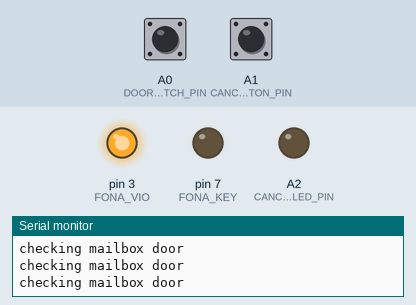
A program run on a simulated Arduino Uno, built with avr-gcc and run on an emulated ATmega328P. On the bench: output pins drawn as LEDs (lit = HIGH), the last lines printed to the serial monitor. Dashed ring = blinking. The inputs (shaded band) are chosen by the test bench; at power-on: A0 (DOOR_SWITCH_PIN) HIGH, A1 (CANCEL_BUTTON_PIN) HIGH. The modem accepts every AT command (registered, SIM ready, sends succeed) and sends nothing else; pins used as bus, display or sensor lines are not drawn.

Above: at 2.8 s.
2.9 s: A0 (DOOR_SWITCH_PIN) pulled LOW for 0.25 s
At 3.5 s:
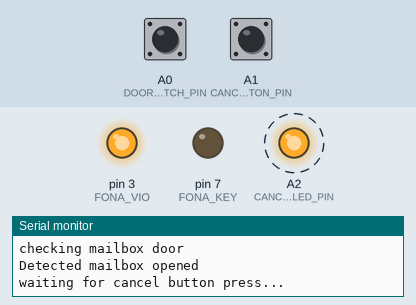
6.1 s: A1 (CANCEL_BUTTON_PIN) pulled LOW for 0.25 s
At 7.2 s:
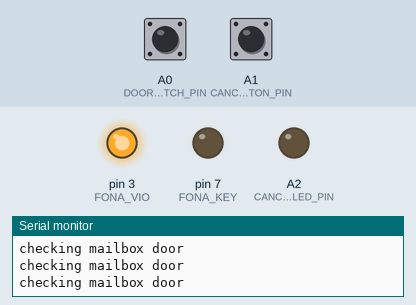
7.8 s: A0 (DOOR_SWITCH_PIN) pulled LOW for 1 s
At 11.7 s:
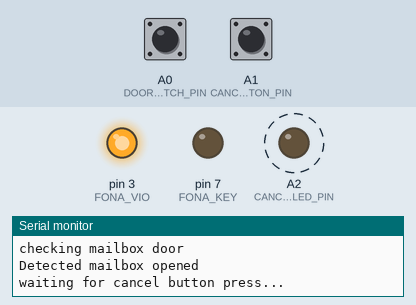
11.8 s: A1 (CANCEL_BUTTON_PIN) pulled LOW for 1 s
At 12.7 s:
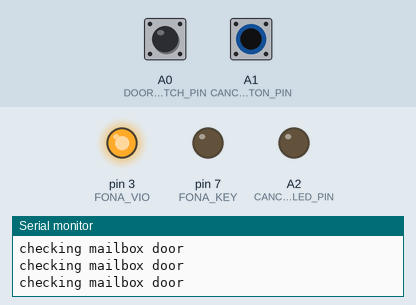
Timing chart, 0 to 14.8 s (numbered marks = the images above; inputs shaded):
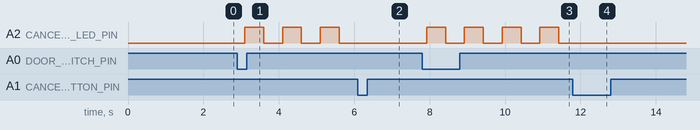

The program:

main.cpp
```cpp
#include <Arduino.h>
#include <avr/wdt.h>
#include <SoftwareSerial.h>
#include "Adafruit_FONA.h"
#include "sensors.h"

/*
 * This pin is not actually used, but we are lazy.
 */
#define LIGHT_SENSOR_PIN A5

/*
 * Define the FONA connection pins.
 */
#define FONA_VIO 3
#define FONA_RST 4
#define FONA_RX 5
#define FONA_TX 6
#define FONA_KEY 7

/*
 * Define the sensor inputs.
 */
#define CANCEL_BUTTON_LED_PIN A2
#define CANCEL_BUTTON_PIN A1
#define DOOR_SWITCH_PIN A0

/*
 * Define algorithm timeouts.
 */
#define _CANCEL_TIMEOUT_SEC 10
#define CANCEL_TIMEOUT _CANCEL_TIMEOUT_SEC * 20

/*
 * Set up the FONA serial interface.
 */
SoftwareSerial fonaSerial = SoftwareSerial(FONA_TX, FONA_RX);
Adafruit_FONA fona = Adafruit_FONA(FONA_RST);

Sensors sensors;
Switch cancel_button;

void blink_light(uint16_t i)
{
    if (i/20 < _CANCEL_TIMEOUT_SEC - 3)
    {
        if (i % 10 == 0)
        {
            digitalWrite(CANCEL_BUTTON_LED_PIN,
                    !digitalRead(CANCEL_BUTTON_LED_PIN));
        }
    }
    else
    {
        if (i % 1 == 0)
        {
            digitalWrite(CANCEL_BUTTON_LED_PIN,
                    !digitalRead(CANCEL_BUTTON_LED_PIN));
        }
    }
}

bool send_to(char *server, int port, char *data)
{
    if(!fona.TCPconnect(server, port))
    {
        Serial.print("TCPconnect failed to connect to: ");
        Serial.println(server);

        fona.TCPclose();
        return false;
    }

    if(!fona.TCPsend(data, strlen(data)))
    {
        Serial.println("TCPsend failed");

        fona.TCPclose();
        return false;
    }

    fona.TCPclose();

    return true;
}

void setup()
{
    /*
     * Set the IO voltage pin for the FONA and pull it out of reset.
     */
    pinMode(FONA_VIO, OUTPUT);
    digitalWrite(FONA_VIO, HIGH);
    delay(5);
    pinMode(FONA_RST, OUTPUT);
    digitalWrite(FONA_RST, LOW);
    delay(25);

    /*
     * Pull the SIM808 out of reset by setting key low and then pulling it high
     * for the remainder of operation (keeping it enabled). When the micro
     * powers off, the KEY pin will fall low and turn off the SIM808.
     */
    pinMode(FONA_KEY, OUTPUT);
    digitalWrite(FONA_KEY, LOW);

    sensors.init(DOOR_SWITCH_PIN, LIGHT_SENSOR_PIN);

    /*
     * The reed switch is normally closed, but when the mailbox door is closed,
     * the reed switch is therefore open. When the mailbox opens, the
     * reedswitch engages, pulling the pin down to ground and thus making an
     * active low signal.
     */
    cancel_button.init(CANCEL_BUTTON_PIN, Switch::Polarity::ACTIVE_LOW);

    /*
     * Set up the cancel button output pins.
     */
    pinMode(CANCEL_BUTTON_PIN, INPUT_PULLUP);
    pinMode(CANCEL_BUTTON_LED_PIN, OUTPUT);
    digitalWrite(CANCEL_BUTTON_LED_PIN, LOW);

    /*
     * Begin the serial ports to the FONA and the debug console.
     */
    Serial.begin(9600);
    fonaSerial.begin(4800);

    /*
     * Initialize the FONA and turn GPRS on.
     */
    if(!fona.begin(fonaSerial))
    {
        Serial.println("Couldn't find FONA");
        cli();
        wdt_enable(WDTO_15MS);
        while(1);
    }

    while(!fona.enableGPRS(true))
    {
        Serial.println("Could not enable GPRS. Retrying");
        delay(500);
    }

}

void loop()
{
    Serial.println("checking mailbox door");
    bool opened = sensors.mailbox_opened();
    if(opened == true)
    {
        Serial.println("Detected mailbox opened");
        bool button_pressed = false;

        //wait for up to 30 seconds
        Serial.println("waiting for cancel button press...");
        for (uint16_t i = 0; i < CANCEL_TIMEOUT; ++i)
        {
            blink_light(i);
            if (cancel_button.read() == true)
            {
                Serial.println("cancel button press received!");
                button_pressed = true;
                break;
            }

            delay(50);
        }

        digitalWrite(CANCEL_BUTTON_LED_PIN, 0);
        if(button_pressed != true)
        {

            Serial.println("sending gsm data");

            while(!fona.enableNTPTimeSync(true, 0))
            {
                Serial.println("Could not enable NTP Time Sync. Retrying");
                delay(3000);
            }

            send_to("robosub.eecs.wsu.edu", 5959, "I need alcohol");
        }

        // wait for door to close before continuing
        Serial.println("waiting for door to close");
        while(sensors.mailbox_opened() == true)
        {
            delay(200);
        }
    }

    delay(200);
}
```

sensors.cpp
```cpp
#include "sensors.h"
#include <Arduino.h>

void Sensors::init(uint8_t door_switch_pin, uint8_t light_sensor_pin)
{
    //TODO: figure out light sensor pins and threshold values
    //light_sensor.init();

    //TODO: figure out reed switch pin an polarity
    reed_switch.init(door_switch_pin, Switch::Polarity::ACTIVE_LOW);
    pinMode(door_switch_pin, INPUT_PULLUP);
}

bool Sensors::mailbox_opened(void)
{
    bool opened = false;

    //opened |= light_sensor.read();
    opened |= reed_switch.read();

    return opened;
}

bool LightSensor::read(void)
{
    uint16_t val = analogRead(pin);

    if (val > threshold)
    {
        return true;
    }
    else
    {
        return false;
    }
}

bool Switch::read(void)
{
    bool val = digitalRead(pin);

    //flip the polarity if necessary
    if (polarity == Polarity::ACTIVE_LOW)
    {
        val = !val;
    }

    return val;
}
```

sensors.h
```cpp
#ifndef SENSORS_H
#define SENSORS_H

#include <Arduino.h>
#include <stdint.h>

//sensor base class
class Sensor
{
public:
    virtual bool read(void) = 0;
};

class LightSensor : Sensor
{
public:
    void init(uint8_t _pin, uint16_t _threshold)
    {
        pin = _pin;
        threshold = _threshold;
        pinMode(pin, INPUT);
    }
    bool read(void);
private:
    uint8_t pin;
    uint16_t threshold;
};

class Switch : Sensor
{
public:
    enum class Polarity : uint8_t
    {
        ACTIVE_HIGH,
        ACTIVE_LOW
    };
    void init(uint8_t _pin, Polarity _polarity)
    {
        pin = _pin;
        polarity = _polarity;
        pinMode(pin, INPUT);
    }
    bool read(void);
private:
    uint8_t pin;
    Polarity polarity;
};


//superclass for reading all sensors
class Sensors
{
public:
    Sensors() {}
    ~Sensors() {}

    //initializes all sensors
    void init(uint8_t door_switch_pin, uint8_t light_sensor_pin);

    // reads all of our sensors to determine if the mailbox has been opened
    // returns true if mailbox has been opened
    // returns false if mailbox has not been opened
    bool mailbox_opened(void);

private:
    LightSensor light_sensor;
    Switch reed_switch;
};

#endif // SENSORS_H
```

Measured:
- after the input at 2.9 s, A2 (CANCEL_BUTTON_LED_PIN): alternates HIGH for 0.50 s and LOW for 0.50 s, starting after 0.20 s
- after the input at 6.1 s, A2 (CANCEL_BUTTON_LED_PIN): stops changing and stays LOW
- after the input at 7.8 s, A2 (CANCEL_BUTTON_LED_PIN): alternates HIGH for 0.50 s and LOW for 0.50 s, starting after 0.12 s
- after the input at 11.8 s, A2 (CANCEL_BUTTON_LED_PIN): stops changing and stays LOW
